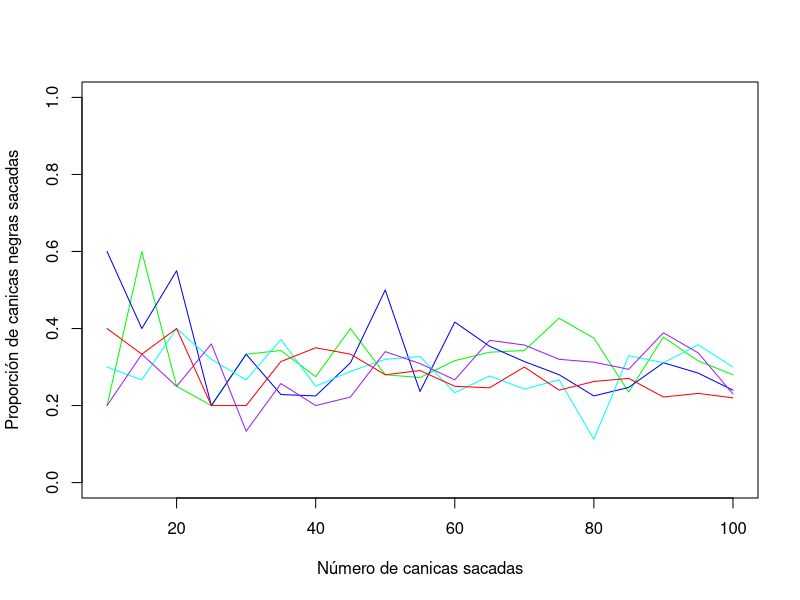

R code for this plot:
library(purrr)
library(ggplot2)
#En una urna se tienen 100 canicas: 25 color negro, 15 rojas, 30 blancas y el resto amarillas.
u=100
negro=25
rojo=15
blanco=30
amarillo=30

canicas=c(rep(1,negro),rep(2,rojo),rep(3,blanco),rep(4,amarillo))

#replicas
k=5
#para
n=seq(10,100,5)

i=0
j=0
colors=c('green','blue','cyan','purple','red')
w=c()
h=1
v=rep(0,length(n))
plot(n,v, xlim=c(min(n),max(n)),col='white', xlab='Número de canicas sacadas', ylim=c(0,1), ylab='Proporción de canicas negras sacadas')
for (h in 1:k){
  i=0
  j=0
  w=c()
  
for (i in 1:length(n)){
  s=c()
  for (j in 1:n[i]){
   x=rdunif(1,b=1,a=u)
   s[j]=canicas[x]
  }
  l=0
  m=0
  for (l in 1:length(s)){
    if (s[l]==4){m=m+1}
  }
  w[i]=m/length(s)
}
  lines(n, w, col=colors[h],type='l')
}
